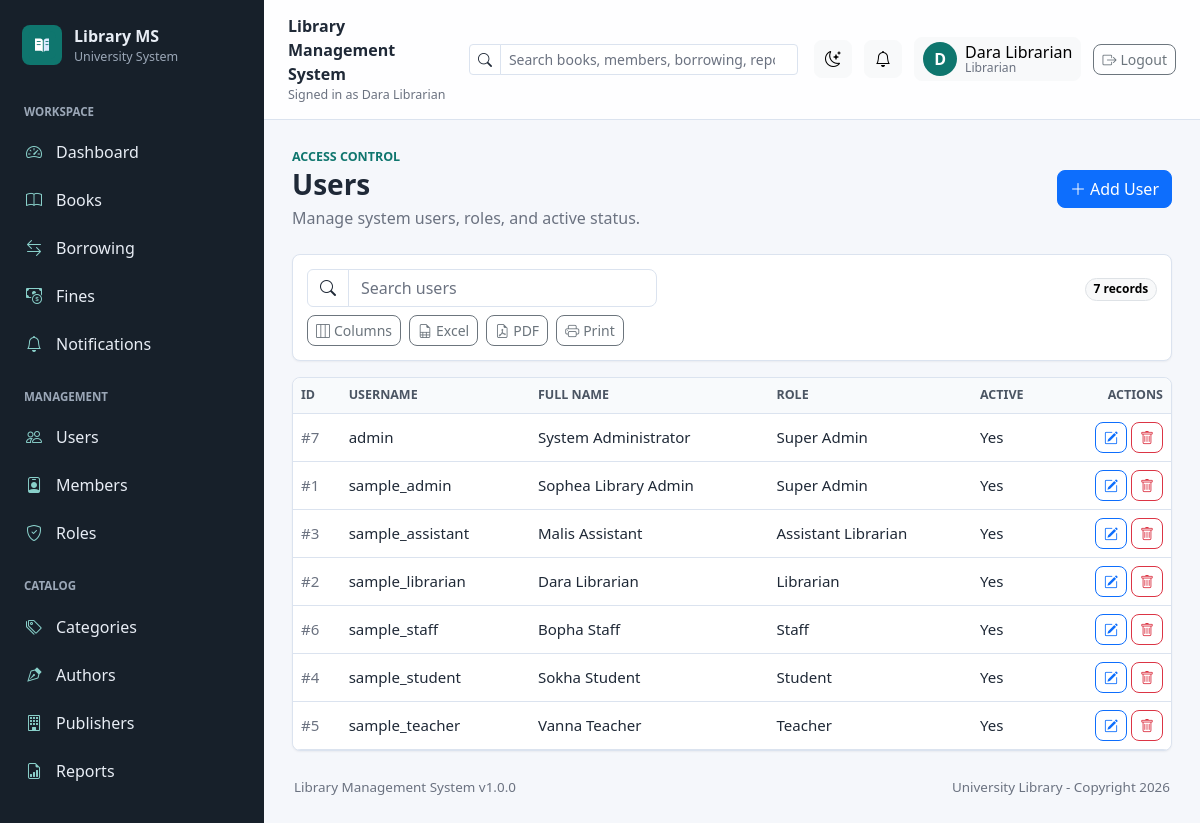
Page /manage/users/ (signed in) on the committed database.
### apps/library/models.py (models this page shows, shortened)
class User(AbstractBaseUser):
    user_id = models.BigAutoField(primary_key=True)
    role = models.ForeignKey(
        Role,
        on_delete=models.PROTECT,
        related_name="users",
        db_column="role_id",
    )
    username = models.CharField(max_length=50, unique=True)
    email = models.EmailField(max_length=100, unique=True)
    full_name = models.CharField(max_length=100)
    phone = models.CharField(max_length=20, blank=True)
    address = models.TextField(blank=True)
    is_active = models.BooleanField(default=True)
    is_staff = models.BooleanField(default=False)
    is_superuser = models.BooleanField(default=False)
    created_at = models.DateTimeField(default=timezone.now, editable=False)
    updated_at = models.DateTimeField(auto_now=True)
    objects = UserManager()
    USERNAME_FIELD = "username"
    REQUIRED_FIELDS = ["email", "full_name", "role"]
    class Meta:
        db_table = "users"
        ordering = ["username"]
        indexes = [
            models.Index(fields=["role", "is_active"], name="users_role_active_idx"),
            models.Index(
                fields=["is_staff", "is_active"],
                name="users_staff_active_idx",
            ),
        ]
    @property
    def can_manage_library(self):
        if self.is_superuser or self.is_staff:
            return True

class Role(models.Model):
    role_id = models.BigAutoField(primary_key=True)
    role_name = models.CharField(max_length=50, unique=True)
    description = models.TextField(blank=True)
    class Meta:
        db_table = "roles"
        ordering = ["role_name"]

### apps/library/views.py (the view)
# urls.py: path("manage/<str:entity>/", views.entity_list, name="entity_list"),
@staff_required
def entity_list(request, entity):
    config = _entity_config(entity)
    page_obj = _paginate(request, _entity_queryset(config))
    objects = page_obj.object_list
    rows = [{"pk": item.pk, "values": config["row"](item)} for item in objects]
    return render(
        request,
        "library/entity_list.html",
        {
            "entity": entity,
            "title": config["title"],
            "headers": config["headers"],
            "rows": rows,
            **_pagination_context(request, page_obj),
        },
    )

### apps/library/views.py (called while the page is built)
def is_library_staff(user):
    if not user.is_authenticated:
        return False
    return user.can_manage_library

def _entity_config(entity):
    try:
        return ENTITY_CONFIG[entity]
    except KeyError as exc:
        raise Http404("Unknown library data type.") from exc

def _entity_queryset(config):
    factory = config.get("queryset")
    return factory() if factory else config["model"].objects.all()

def _paginate(request, queryset, per_page=LIST_PAGE_SIZE):
    return Paginator(queryset, per_page).get_page(request.GET.get("page"))

def _pagination_context(request, page_obj):
    params = request.GET.copy()
    params.pop("page", None)
    return {"page_obj": page_obj, "pagination_query": params.urlencode()}

### templates/library/entity_list.html (shortened to what this page needs)
{% extends "library/base.html" %}
{% block content %}
<div class="page-header">
    <div>
        <div class="page-kicker">{% if entity == "members" %}Directory{% elif entity == "users" %}Access Control{% else %}Master Data{% endif %}</div>
        <h1 class="page-title">{{ title }}</h1>
        <p class="page-subtitle">
            {% if entity == "members" %}
                Manage member profiles and account status.
            {% elif entity == "users" %}
                Manage system users, roles, and active status.
            {% else %}
                Manage {{ title|lower }} in the lecturer data dictionary.
            {% endif %}
        </p>
    </div>
    <a class="btn btn-primary" href="{% url 'library:entity_create' entity=entity %}">
        <i class="bi bi-plus-lg me-1"></i>Add {{ title|slice:":-1" }}
    </a>
</div>
<div class="toolbar-panel mb-3">
    <div class="row g-2 align-items-center">
        <div class="col-md-7 col-xl-5">
            <div class="input-group">
                <span class="input-group-text"><i class="bi bi-search"></i></span>
                <input class="form-control" type="search" placeholder="Search {{ title|lower }}" data-table-search="#{{ entity }}Table">
            </div>
        </div>
        <div class="col-md-auto ms-md-auto">
            <span class="badge text-bg-light border">{{ page_obj.paginator.count }} record{{ page_obj.paginator.count|pluralize }}</span>
        </div>
        <div class="col-12">
            <div class="table-tool-group" data-table-tools="#{{ entity }}Table">
                <button class="btn btn-sm btn-outline-secondary" type="button" data-toggle-column-filters>
                    <i class="bi bi-layout-three-columns me-1"></i>Columns
                </button>
                <button class="btn btn-sm btn-outline-secondary" type="button" data-export-table="excel">
                    <i class="bi bi-file-earmark-spreadsheet me-1"></i>Excel
                </button>
                <button class="btn btn-sm btn-outline-secondary" type="button" data-export-table="pdf">
                    <i class="bi bi-file-earmark-pdf me-1"></i>PDF
                </button>
                <button class="btn btn-sm btn-outline-secondary" type="button" data-print-table>
                    <i class="bi bi-printer me-1"></i>Print
                </button>
            </div>
        </div>
    </div>
</div>
<div class="content-panel p-0">
    <div class="table-responsive">
        <table class="table table-hover align-middle mb-0 data-table" id="{{ entity }}Table" data-enhanced-table>
            <thead>
                <tr>
                    {% for header in headers %}<th>{{ header }}</th>{% endfor %}
                    <th class="text-end">Actions</th>
                </tr>
            </thead>
            <tbody>
                {% for row in rows %}
                    <tr>
                        {% for value in row.values %}
                            <td>{% if forloop.first %}<span class="text-secondary">#{{ value }}</span>{% else %}{{ value }}{% endif %}</td>
                        {% endfor %}
                        <td class="text-end text-nowrap">
                            <a class="btn btn-sm btn-outline-primary" href="{% url 'library:entity_update' entity=entity pk=row.pk %}">
                                <i class="bi bi-pencil-square"></i>
                            </a>
                            <a class="btn btn-sm btn-outline-danger" href="{% url 'library:entity_delete' entity=entity pk=row.pk %}">
                                <i class="bi bi-trash"></i>
                            </a>
                        </td>
                    </tr>
                {% empty %}
                    <tr><td colspan="{{ headers|length|add:1 }}" class="empty-state">No records found.</td></tr>
                {% endfor %}
            </tbody>
        </table>
    </div>
</div>
{% endblock %}

### templates/library/base.html (shortened to what this page needs)
{% load static %}
<!doctype html>
<html lang="en" data-theme="light">
<head>
    <link href="https://cdn.jsdelivr.net/npm/bootstrap@5.3.3/dist/css/bootstrap.min.css" rel="stylesheet">
    <link href="https://cdn.jsdelivr.net/npm/bootstrap-icons@1.11.3/font/bootstrap-icons.min.css" rel="stylesheet">
    <link rel="stylesheet" href="{% static 'css/style.css' %}">
</head>
<body>
    {% if user.is_authenticated %}
        <div class="app-shell">
            <aside class="app-sidebar" id="appSidebar">
                <div class="sidebar-brand">
                    <a href="{% url 'library:dashboard' %}" class="sidebar-logo">
                        <span class="sidebar-logo-mark">
                            <img src="{% static 'images/library-logo.svg' %}" alt="" aria-hidden="true">
                        </span>
                        <span>
                            <span class="sidebar-title">Library MS</span>
                            <span class="sidebar-subtitle">University System</span>
                        </span>
                    </a>
                </div>
                <nav class="sidebar-nav" aria-label="Main navigation">
                    <div class="sidebar-section">Workspace</div>
                    <a class="sidebar-link" href="{% url 'library:dashboard' %}">
                        <i class="bi bi-speedometer2"></i><span>Dashboard</span>
                    </a>
                    <a class="sidebar-link" href="{% url 'library:book_list' %}">
                        <i class="bi bi-book"></i><span>Books</span>
                    </a>
                    <a class="sidebar-link" href="{% url 'library:borrow_list' %}">
                        <i class="bi bi-arrow-left-right"></i><span>Borrowing</span>
                    </a>
                    <a class="sidebar-link" href="{% url 'library:fine_list' %}">
                        <i class="bi bi-cash-coin"></i><span>Fines</span>
                    </a>
                    <a class="sidebar-link" href="{% url 'library:notification_list' %}">
                        <i class="bi bi-bell"></i><span>Notifications</span>
                    </a>
                    {% if user.can_manage_library %}
                        <div class="sidebar-section">Management</div>
                        <a class="sidebar-link" href="{% url 'library:entity_list' entity='users' %}">
                            <i class="bi bi-people"></i><span>Users</span>
                        </a>
                        <a class="sidebar-link" href="{% url 'library:entity_list' entity='members' %}">
                            <i class="bi bi-person-badge"></i><span>Members</span>
                        </a>
                        <a class="sidebar-link" href="{% url 'library:entity_list' entity='roles' %}">
                            <i class="bi bi-shield-check"></i><span>Roles</span>
                        </a>
                        <div class="sidebar-section">Catalog</div>
                        <a class="sidebar-link" href="{% url 'library:entity_list' entity='categories' %}">
                            <i class="bi bi-tags"></i><span>Categories</span>
                        </a>
                        <a class="sidebar-link" href="{% url 'library:entity_list' entity='authors' %}">
                            <i class="bi bi-vector-pen"></i><span>Authors</span>
                        </a>
                        <a class="sidebar-link" href="{% url 'library:entity_list' entity='publishers' %}">
                            <i class="bi bi-building"></i><span>Publishers</span>
                        </a>
                        <a class="sidebar-link" href="{% url 'library:report_list' %}">
                            <i class="bi bi-file-earmark-bar-graph"></i><span>Reports</span>
                        </a>
                    {% endif %}
                </nav>
            </aside>
            <div class="app-main">
                <header class="app-topbar">
                    <div class="topbar-left">
                        <div>
                            <div class="topbar-title">Library Management System</div>
                            <div class="topbar-subtitle">Signed in as {{ user.full_name }}</div>
                        </div>
                    </div>
                    <div class="global-search d-none d-xl-block">
                        <div class="input-group input-group-sm">
                            <span class="input-group-text"><i class="bi bi-search"></i></span>
                            <input
                                class="form-control"
                                id="globalSearch"
                                type="search"
                                placeholder="Search books, members, borrowing, reports"
                                autocomplete="off"
                                data-global-search
                                aria-controls="globalSearchResults"
                            >
                        </div>
                    </div>
                    <div class="topbar-actions">
                        <button class="btn btn-icon btn-light" type="button" data-theme-toggle aria-label="Switch theme">
                            <i class="bi bi-moon-stars" data-theme-icon></i>
                        </button>
                        <div class="dropdown">
                            <button class="btn btn-icon btn-light position-relative" type="button" data-bs-toggle="dropdown" aria-expanded="false" aria-label="Notification center">
                                <i class="bi bi-bell"></i>
                            </button>
                        </div>
                        <button class="btn btn-light topbar-profile" type="button" data-bs-toggle="offcanvas" data-bs-target="#accountPanel" aria-controls="accountPanel">
                            <span class="avatar-circle" data-avatar-preview>{{ user.full_name|default:user.username|slice:":1" }}</span>
                            <span class="profile-copy d-none d-md-inline">
                                <span>{{ user.full_name|default:user.username }}</span>
                                <small>{{ user.role.role_name }}</small>
                            </span>
                        </button>
                        <form method="post" action="{% url 'library:logout' %}">
                            <button class="btn btn-outline-secondary btn-sm" type="submit">
                                <i class="bi bi-box-arrow-right me-1"></i>Logout
                            </button>
                        </form>
                    </div>
                </header>
                <main class="app-content" id="mainContent" tabindex="-1">
    {% endif %}
        {% block content %}{% endblock %}
    {% if user.is_authenticated %}
                    <footer class="app-footer">
                        <span>Library Management System v1.0.0</span>
                        <span>University Library - Copyright {% now "Y" %}</span>
                    </footer>
                </main>
            </div>
        </div>
    {% else %}
        <footer class="public-footer">
            <span>Library Management System v1.0.0</span>
            <span>University Library - Copyright {% now "Y" %}</span>
        </footer>
        </main>
    {% endif %}
</body>
</html>

### rows in the picture
User: full_name "Dara Librarian", full_name "D", role.role_name "Librarian", values "sample_librarian" "Dara Librarian"
User: values "admin" "System Administrator"
Role: values "Super Admin" "Super Admin"
User: values "sample_admin" "Sophea Library Admin"
User: values "sample_assistant" "Malis Assistant"
Role: values "Assistant Librarian"
Role: values "Librarian"
User: values "sample_staff" "Bopha Staff"
Role: values "Staff"
User: values "sample_student" "Sokha Student"
Role: values "Student"
User: values "sample_teacher" "Vanna Teacher"
Role: values "Teacher"

### other values in the picture
{{ title }} "Users"
{{ title|slice:":-1" }} "User"
{{ page_obj.paginator.count }} "7"
{{ header }} "ID" "USERNAME" "FULL NAME" "ROLE" "ACTIVE"
{{ value }} "7" "1" "3" "2" "6" "4" "5"
{{ value }} "Yes" "Yes" "Yes" "Yes" "Yes" "Yes" "Yes"
